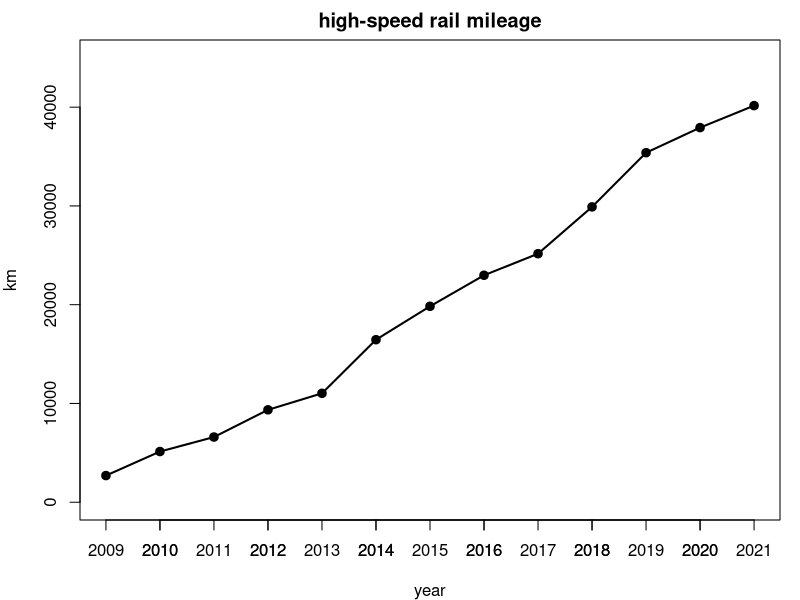
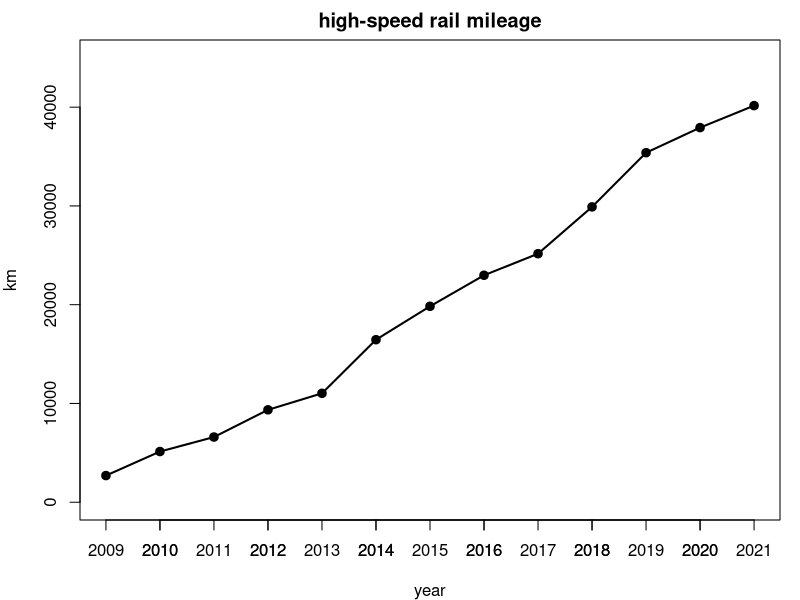

Source code (R) for these figures, in order:
sizes <- "legends"
library(svglite)

make_plot <- function() {
  old <- par(mar = c(4, 4, 2, 1), bg = "white")
  years <- 2009:2021
  km <- c(2699, 5133, 6601, 9356, 11028, 16456, 19838, 22980, 25164, 29904, 35388, 37929, 40156)
  plot(years, km, type = "o", pch = 19, lwd = 2, col = "black",
       xlab = "year", ylab = "km", main = "high-speed rail mileage",
       ylim = c(0, 45000), axes = TRUE)
  axis(1, at = years)
  par(old)
}

svg_out <- "C:/Users/18904/Github/primary-mathematics/figures/week83-1.svg"
pdf_out <- "C:/Users/18904/Github/primary-mathematics/figures/week83-1.pdf"
svglite(svg_out, width = 6, height = 4)
make_plot(); dev.off()
cairo_pdf(pdf_out, width = 6, height = 4)
make_plot(); dev.off()
cat("done\n")
